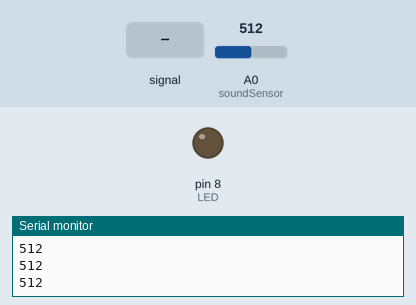
Bench run of a sketch on a simulated Arduino Uno, built with avr-gcc and run on an emulated ATmega328P. Parts: output pins drawn as LEDs (lit = HIGH), the last lines printed to the serial monitor. Dashed ring = blinking. Inputs (shaded band) come from the test bench; at power-on: A0 (soundSensor) = 512.

Above: at 1.3 s.
1.4 s: A0 (soundSensor) fed a 200 Hz sine of ±81 counts around its level
At 2.3 s:
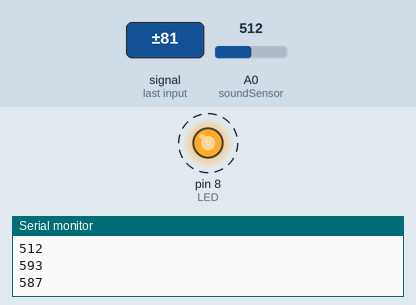
4.4 s: A0 (soundSensor) set to 536
At 5.4 s:
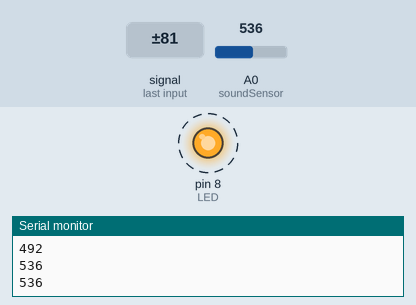
7.4 s: A0 (soundSensor) set to 513
At 7.8 s:
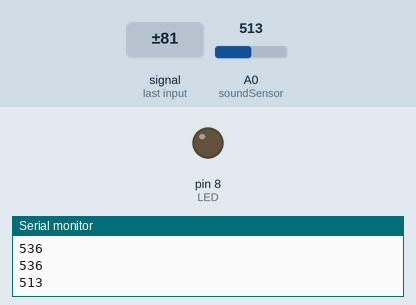
9.0 s: A0 (soundSensor) set to 533
At 9.9 s:
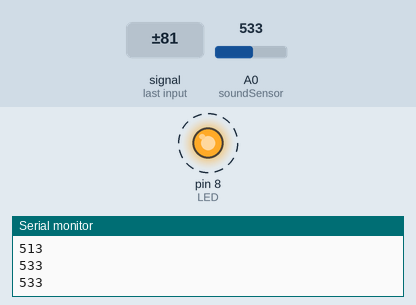
12.0 s: A0 (soundSensor) set to 511
At 12.5 s:
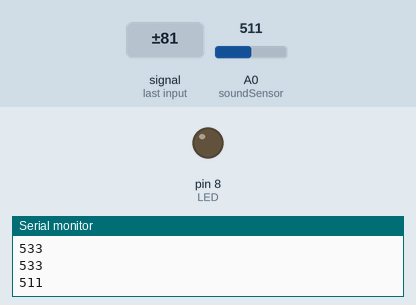
Timing chart, 0 to 14.5 s (numbered marks = the images above; inputs shaded):
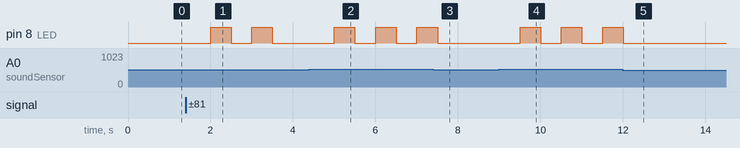

Measured:
- the behaviour switches between 523 and 524 on A0 (soundSensor) (found by bisection; images 1 and 2)
- after the input at 1.4 s, pin 8 (LED): alternates HIGH for 0.50 s and LOW for 0.50 s, starting after 0.60 s
- after the input at 4.4 s, pin 8 (LED): alternates HIGH for 0.50 s and LOW for 0.50 s, starting after 0.60 s
- after the input at 7.4 s, pin 8 (LED): goes on until 7.5 s, then stays LOW
- after the input at 9.0 s, pin 8 (LED): alternates HIGH for 0.50 s and LOW for 0.50 s, starting after 0.51 s
- after the input at 12.0 s, pin 8 (LED): goes on until 12.0 s, then stays LOW

The sketch:

SES_SENSORU.ino
```cpp
int soundSensor=A0;
int LED=8;
boolean LEDStatus=false;

void setup() {
 pinMode(soundSensor,INPUT);
 pinMode(LED,OUTPUT);
 Serial.begin(9600);

}

void loop() {

  int SensorData=analogRead(soundSensor);
  Serial.println(SensorData);
  delay(500);
  if(SensorData>523){

    if(LEDStatus==false){
        LEDStatus=true;
        digitalWrite(LED,HIGH);
    }
    else{
        LEDStatus=false;
        digitalWrite(LED,LOW);
    }
  }
 }
```
